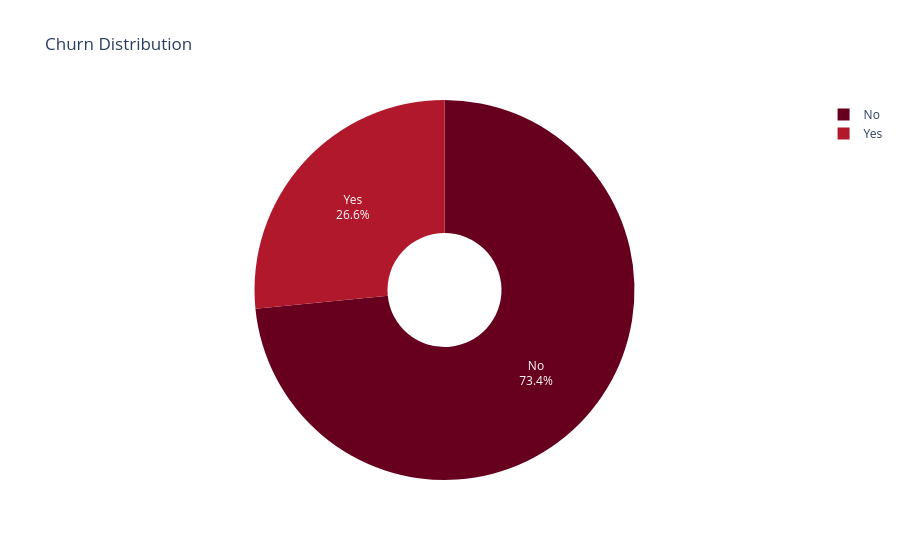

Source (notebook cell):
### Code cell
fig=px.pie(churn_clean, names='Churn',
             title='Churn Distribution', 
             color_discrete_sequence=px.colors.sequential.RdBu, 
             hole=0.3)
fig.update_traces(textposition='inside', textinfo='percent+label')
fig.show()

### Figure 1 — Plotly figure (JSON) as saved in the notebook; plotly's stock layout.template omitted (floating-point values rounded to 4 significant figures; data arrays with more than 128 entries replaced by an {"elided": "..."} marker saying what was removed)
{"data": [{"domain": {"x": [0, 1], "y": [0, 1]}, "hole": 0.3, "hovertemplate": "Churn=%{label}<extra></extra>", "labels": {"elided": "7032 str values"}, "legendgroup": "", "name": "", "showlegend": true, "textinfo": "percent+label", "textposition": "inside", "type": "pie"}], "layout": {"legend": {"tracegroupgap": 0}, "piecolorway": ["rgb(103,0,31)", "rgb(178,24,43)", "rgb(214,96,77)", "rgb(244,165,130)", "rgb(253,219,199)", "rgb(247,247,247)", "rgb(209,229,240)", "rgb(146,197,222)", "rgb(67,147,195)", "rgb(33,102,172)", "rgb(5,48,97)"], "title": {"text": "Churn Distribution"}}}
